Frame 1 (no input): blank canvas, image omitted
Frame 60 (the mouse pressed at the canvas centre just before this capture): blank canvas, image omitted
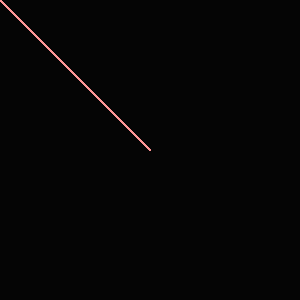
Frame 120 (the mouse held since frame 60 and released just before this capture)

The Processing sketch whose frames 1 and 60 were blank and that drew this single picture after the mouse press (run headless with seeded random() and noise(); from frame 60 on, the mouse is pressed at the canvas centre):

// Processing sketch: processing_183838
// ── processing_183838.pde

int rojo = 255;
int counter;
 
void setup() { 
  size(300, 300);
  background(5);
  }
   
void draw() {
stroke(rojo,mouseX, mouseY);
line(0, 0, mouseX, mouseY);
}
